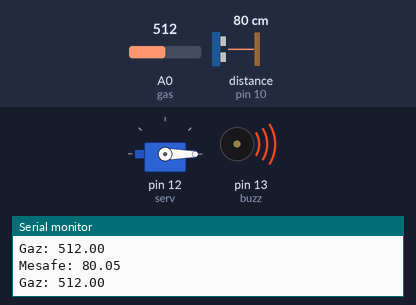
A sketch run on a simulated Arduino Uno, built with avr-gcc and run on an emulated ATmega328P. Shown: servo, buzzer (waves = sounding), the last lines printed to the serial monitor. Wiring (inferred from the names in the program): ultrasonic range finder: trigger pin 11; echo pin 10. The test bench sets the inputs (shaded band); at power-on: distance to the obstacle (sensor on pin 10) 80 cm, A0 (gas) = 512. The echo pulse lasts 58.3 µs per cm.

Above: at 1.2 s.
1.3 s: distance to the obstacle (sensor on pin 10) set to 196 cm
4.3 s: distance to the obstacle (sensor on pin 10) set to 205 cm
At 5.43 s:
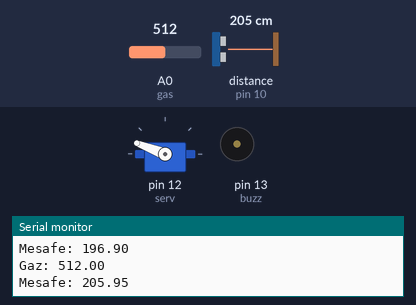
7.3 s: A0 (gas) set to 93
10.3 s: A0 (gas) set to 80
At 10.69 s:
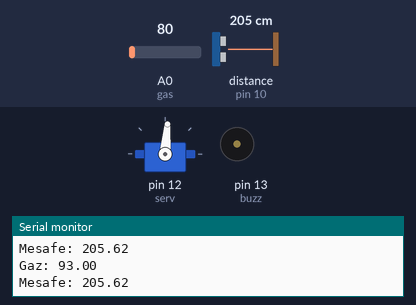
13.3 s: A0 (gas) set to 122
At 14.27 s:
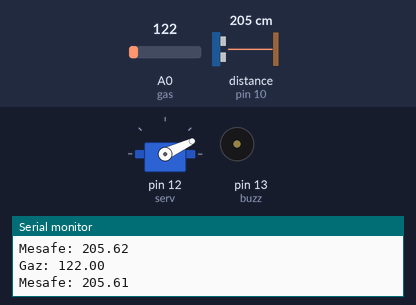
Timing chart, 0 to 17.3 s (numbered marks = the images above; inputs shaded):
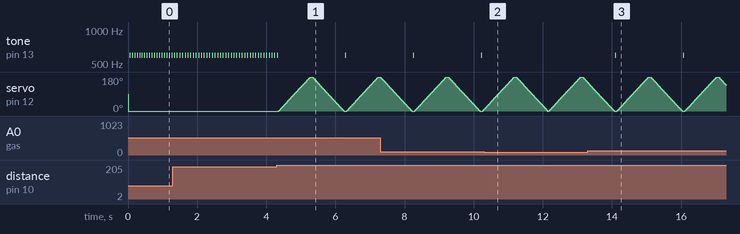

The sketch:

arduino_le_sera_projesi_tasar_m_2.ino
```cpp
// Bu arduino esas olarak su seviyelerini ve gaz sevıyesını kontrol etmekten ve kimlik doğrulamasını sağlamaktan sorumludur.
#include <Servo.h>  // Bu, pompalama için servo motor kullanmamıza izin verecektir.
#include <Keypad.h> // Bu, cihaza tuş takımı tabanlı kimlik doğrulamaya izin verecektir

// Bunlar genel tuş takımı yapılandırmasıdır
byte rows = 4;
byte cols = 4; // 4*4 tuş takımı kurulumu
char keys[4][4] = { // Bunlar, tuş takımındaki her tuşu 2D dizi olarak temsil eder
    {'1', '2', '3', 'A'},
    {'4', '5', '6', 'B'},
    {'7', '8', '9', 'C'},
    {'*', '0', '#', 'D'}
};
byte rowPins[4] = {9, 8, 7, 6}; // Satır
byte colPins[4] = {5, 4, 3, 2}; // Sütun Bılgılerı

// Bu, gerçek bir tuş takımının tanımlaması burda gerçekleşiyor
Keypad kp = Keypad(makeKeymap(keys), rowPins, colPins, rows, cols);

// Bu, servo motor kontrolü yapılıyor
Servo svr;

// Bunlar, arduino tarafından kullanılacak çeşitli pinleri temsil eder.
char gas = A0; // gaz sensörü değerini okumak için kullanılır
int echo = 10; // mesafe sensörü okumasını okumak için kullanılır
int trig = 11; //nabız göndermek için kullanılır
int serv = 12; // servo açısını kontrol eder
int buzz = 13; // buzziness gönderir

// Statik bildirimler
String password= "0000"; // ana anahtarı içerir
String pressed=""; // girilen anahtarı içerir

float distance; // ultrasonik sensörden gelen mesafe okumasını depolar
float gaser; // gaz sensöründen gelen gazlı değeri depolar

int flag = 0; // kimlik doğrulama için tetikleyici

// İşlev bildirimleri
float measureDistance(int, int); // mesafeyi ölçer
float measureSmoke(int); // dumanı ölçer
void checkKeyPad(); // yetkilendirmeyi zorunlu kılar
void setup() {
    Serial.begin(1156200); // tetikleme sinyali gönderir
  	Serial.flush();

  	pinMode(trig, OUTPUT); //  titreşim gönderir
  	pinMode(echo, INPUT); // echo sinyalini okur
    pinMode(gas, INPUT); //gaz değerini okur
    pinMode(buzz, OUTPUT); //piezo degerini gönderir

    svr.attach(serv); //motoru kontrol eden bağlantı noktasına ekler
}

void loop()
{
  	//mesafe sensörnun çalışma fonksıyonu ,  su deposunun çalışma alanı
    distance = 0.01723 * measureDistance(trig, echo); // 340 * 100 * 0.00001 / 2
  	Serial.print("Mesafe: ");
  	Serial.print(distance);
  	Serial.println();
    if (distance > 200) { // sadece mesafe 200'den büyükse su pompalamamız gerekir
    	for (int i = 0; i <= 180; i++) {
        	svr.write(i);
            delay(5); //pozisyona ulaşmak için 10 ms gecikme
        }
      delay(50);
        for (int i = 180; i >= 0; i--) {
            svr.write(i); //pompa orijinal konumuna geri dönmelidir
            delay(5);
        }
    } else {
        svr.write(0); // böylece pompa orijinal konumuna geri döner
    }
		// gaz sensorunun calısma alanı
    gaser = measureSmoke(gas); // gaz değerini okur
  	Serial.print("Gaz: ");
  	Serial.print(gaser);
  	Serial.println();

    if (gaser > 85) {
        for (int i = 200; i <= 600; i += 50) {
            tone(buzz, i, 10); // buzz ın çınlamasına(ses çıkarmasına)izin verilecek
            delay(5);
        }
    } else {
        digitalWrite(buzz, 0); // buzz çalışmayı durduracak
    }
  	svr.write(0);
  	delay(20);
}

//Cm cinsinden kat edilen mesafeyi bulur
float measureDistance(int triggerPin, int echoPin) {
    digitalWrite(triggerPin, LOW);
  	delayMicroseconds(2);
  	// Tetik pimini 10 mikrosaniye için YÜKSEK duruma ayarlar
  	digitalWrite(triggerPin, HIGH);
  	delayMicroseconds(10);
  	digitalWrite(triggerPin, LOW);
  	// echo pinini okur ve ses dalgası hareket süresini mikrosaniye cinsinden döndürür
  	return pulseIn(echoPin, HIGH);
}

// Havadaki duman miktarını bulur
float measureSmoke(int pin) {
    return analogRead(pin);
}

/*************
*Bu işlev kimlik doğrulama işlevini görüyor, ancak
*seri iletişim olmadığı için işlevsel değil
**************/

// Tuşa basma olayını dinler
void checkKeyPad() {
    char key = kp.getKey();
    if (int(key) != 0) {
        if (key == 'C') { // Bu, girdimiz değeri temizlememize izin verecek (clear)
     	    pressed = "";
      	    delay(100); // Herhangi bir önbelleği temizlemek için
        } else if (key == '*') { //Bu, kontrol için pwd göndermemize izin verecektir.
          if (pressed == password) {
                flag = 1; // kontrol döngüsünden çıkacak
            }
          Serial.write(char('w'));
        } else {
     	    pressed.concat(key);  // girilen verileri saklama olayı burada gerçekleşiyor
            Serial.write(char(key));
        }
    }
}
```

Measured:
- the behaviour switches between 199 and 200 cm on distance to the obstacle (sensor on pin 10) (found by bisection; images 0 and 1)
- the behaviour switches between 86 and 85 on A0 (gas) (found by bisection; images 1 and 2)
- after the input at 10.3 s, tone on pin 13 (buzz): stays silent (without the input it goes to 600 Hz after 1.9 s)
- after the input at 13.3 s, tone on pin 13 (buzz): alternates 600 Hz for 0.01 s and silent for 2.0 s, starting after 0.80 s
- by itself, tone on pin 13 (buzz): alternates 600 Hz for 0.01 s and silent for 0.07 s
